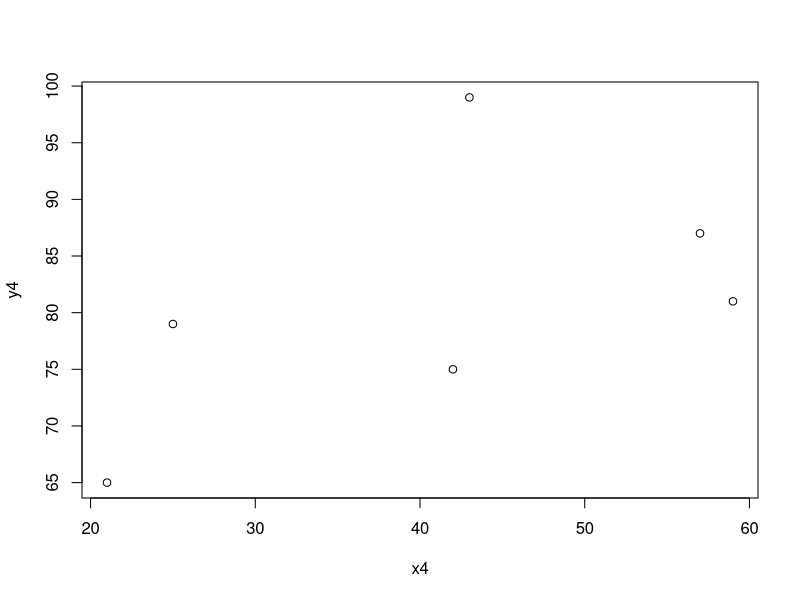
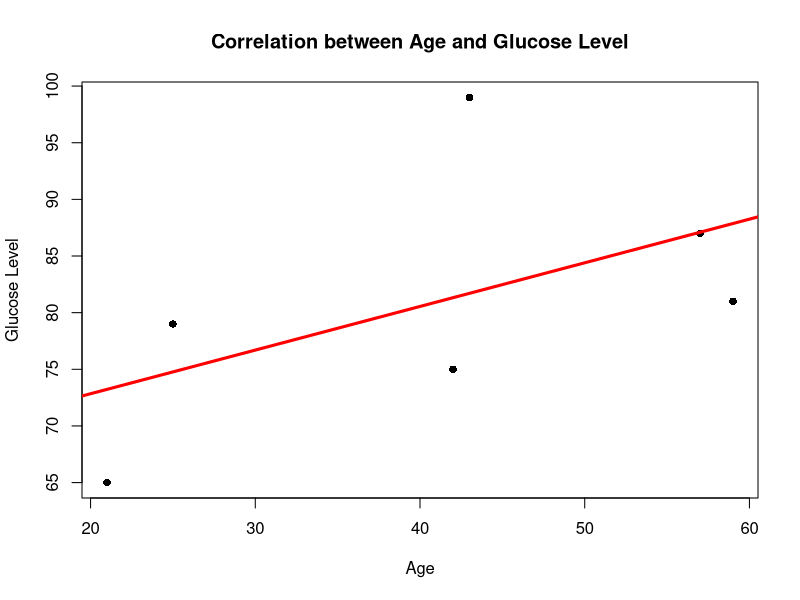
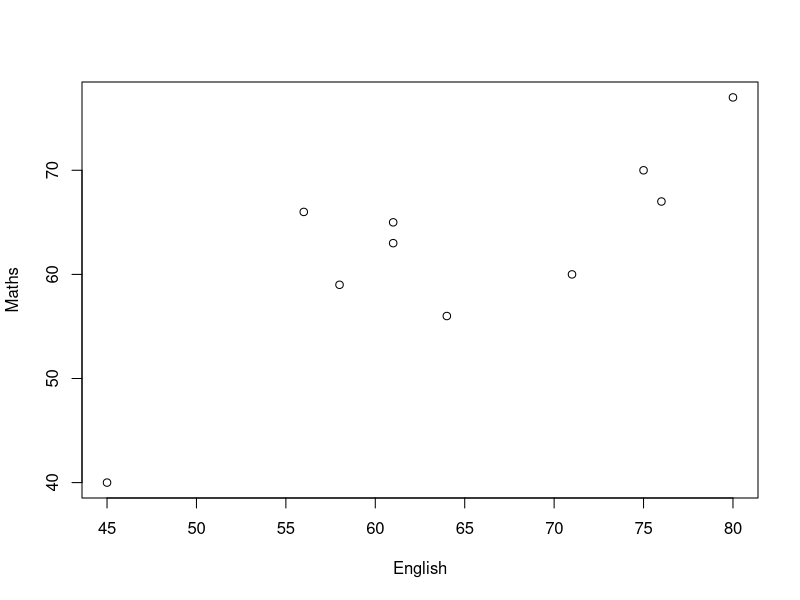
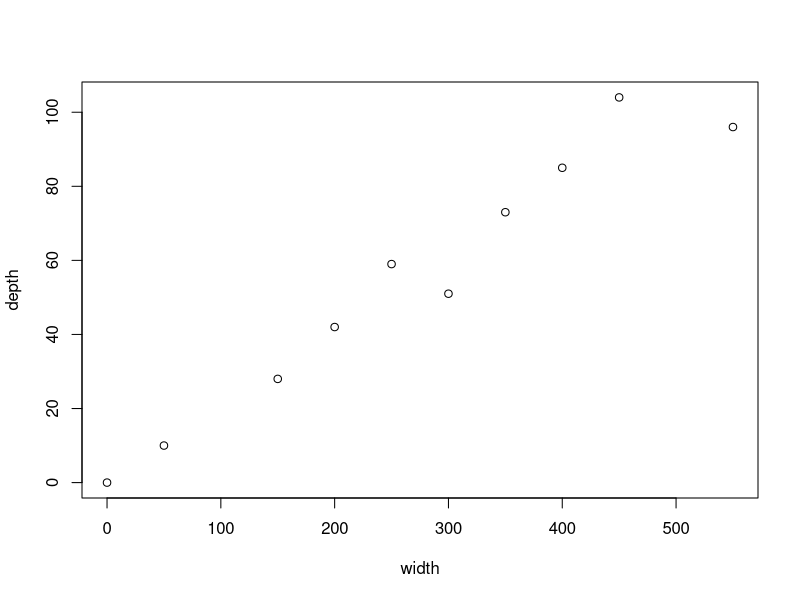

Source code (R) for these figures, in order:
#Correlation
x=c(43,21,25,42,57,59)
y=c(99,65,79,75,87,81)
cor(x, y, method = "pearson")

#class eg
x1=c(20,50,10,25)
y1=c(30,100,110,100)
cor(x1,y1)
cor(x1, y1, method = "spearman")

#class eg
x2=c(20,30,30,30,44,60,78)
y2=c(100,110,140,140,170,160,180)
cor(x2, y2, method = "spearman")

# Eg
x4= c(43,21,25,42,57,59)
y4 = c(99,65,79,75,87,81)
cor(x4,y4)
cor(x4,y4,method='pearson')
cor.test(x4,y4)
plot(x4,y4)
plot(x4,y4,xlab='Age',ylab='Glucose Level', title='Title', pch=16)
abline(lm(y4 ~ x4),col='red',lw=3)
title(main='Correlation between Age and Glucose Level')

# Rank Correlation
English	= c(56,75,45,71,61,64,58,80,76,61)
Maths =	c(66,70,40,60,65,56,59,77,67,63)
English
Maths
cor(x4,y4,method='spearman')
plot(English,Maths)

# Example - River Width and Depth
#https://www.rgs.org/NR/rdonlyres/4844E3AB-B36D-4B14-8A20-3A3C28FAC087/0/OASpearmansRankExcelGuidePDF.pdf
# proving or disproving a hypothesis e.g. the depth of a river does not progressively increase the further from the river bank.
width	= c(0,50,150,200,250,300,350,400,450,550)
depth=c(0,10,28,42,59,51,73,85,104,96)
plot(width,depth)
cor(width,depth,method='spearman')
# To see if this r value is significant
cor.test(width,depth,method='pearson')
# value of r << 0.01 ; Thus we can reject the hypothesis and conclude that in this case 
# the depth of a river does progressively increase the further the distance from the river bank.
